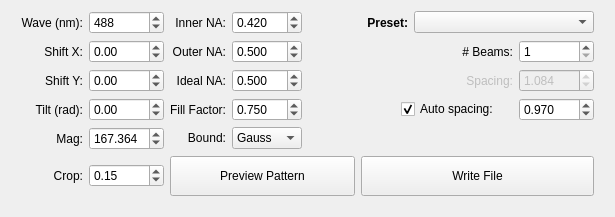
     <widget class="QWidget" name="Generate">
      <attribute name="title">
       <string>Generate</string>
      </attribute>
      <layout class="QGridLayout" name="gridLayout_6">
       <property name="leftMargin">
        <number>21</number>
       </property>
       <property name="rightMargin">
        <number>21</number>
       </property>
       <property name="bottomMargin">
        <number>21</number>
       </property>
       <item row="0" column="0">
        <widget class="QLabel" name="label">
         <property name="text">
          <string>Wave (nm):</string>
         </property>
         <property name="alignment">
          <set>Qt::AlignRight|Qt::AlignTrailing|Qt::AlignVCenter</set>
         </property>
        </widget>
       </item>
       <item row="0" column="1">
        <widget class="QSpinBox" name="wavelengthSpin">
         <property name="minimumSize">
          <size>
           <width>75</width>
           <height>0</height>
          </size>
         </property>
         <property name="specialValueText">
          <string/>
         </property>
         <property name="suffix">
          <string/>
         </property>
         <property name="minimum">
          <number>350</number>
         </property>
         <property name="maximum">
          <number>750</number>
         </property>
         <property name="value">
          <number>488</number>
         </property>
        </widget>
       </item>
       <item row="0" column="2">
        <widget class="QLabel" name="label_2">
         <property name="text">
          <string>Inner NA:</string>
         </property>
         <property name="alignment">
          <set>Qt::AlignRight|Qt::AlignTrailing|Qt::AlignVCenter</set>
         </property>
        </widget>
       </item>
       <item row="0" column="3">
        <widget class="QDoubleSpinBox" name="innerNASpin">
         <property name="minimumSize">
          <size>
           <width>70</width>
           <height>0</height>
          </size>
         </property>
         <property name="maximumSize">
          <size>
           <width>65</width>
           <height>16777215</height>
          </size>
         </property>
         <property name="specialValueText">
          <string/>
         </property>
         <property name="decimals">
          <number>3</number>
         </property>
         <property name="minimum">
          <double>0.100000000000000</double>
         </property>
         <property name="maximum">
          <double>0.640000000000000</double>
         </property>
         <property name="singleStep">
          <double>0.001000000000000</double>
         </property>
         <property name="value">
          <double>0.420000000000000</double>
         </property>
        </widget>
       </item>
       <item row="0" column="4" colspan="2">
        <widget class="QLabel" name="label_16">
         <property name="minimumSize">
          <size>
           <width>100</width>
           <height>0</height>
          </size>
         </property>
         <property name="font">
          <font>
           <weight>75</weight>
           <bold>true</bold>
          </font>
         </property>
         <property name="text">
          <string>Preset:</string>
         </property>
         <property name="alignment">
          <set>Qt::AlignRight|Qt::AlignTrailing|Qt::AlignVCenter</set>
         </property>
        </widget>
       </item>
       <item row="0" column="6" colspan="2">
        <widget class="QComboBox" name="PatternPresetsCombo">
         <property name="minimumSize">
          <size>
           <width>180</width>
           <height>0</height>
          </size>
         </property>
        </widget>
       </item>
       <item row="1" column="0">
        <widget class="QLabel" name="label_8">
         <property name="text">
          <string>Shift X:</string>
         </property>
         <property name="alignment">
          <set>Qt::AlignRight|Qt::AlignTrailing|Qt::AlignVCenter</set>
         </property>
        </widget>
       </item>
       <item row="1" column="2">
        <widget class="QLabel" name="label_3">
         <property name="maximumSize">
          <size>
           <width>16777215</width>
           <height>16777215</height>
          </size>
         </property>
         <property name="text">
          <string>Outer NA:</string>
         </property>
         <property name="alignment">
          <set>Qt::AlignRight|Qt::AlignTrailing|Qt::AlignVCenter</set>
         </property>
        </widget>
       </item>
       <item row="1" column="3">
        <widget class="QDoubleSpinBox" name="outerNASpin">
         <property name="minimumSize">
          <size>
           <width>70</width>
           <height>0</height>
          </size>
         </property>
         <property name="maximumSize">
          <size>
           <width>65</width>
           <height>16777215</height>
          </size>
         </property>
         <property name="specialValueText">
          <string/>
         </property>
         <property name="decimals">
          <number>3</number>
         </property>
         <property name="minimum">
          <double>0.150000000000000</double>
         </property>
         <property name="maximum">
          <double>0.700000000000000</double>
         </property>
         <property name="singleStep">
          <double>0.001000000000000</double>
         </property>
         <property name="value">
          <double>0.500000000000000</double>
         </property>
        </widget>
       </item>
       <item row="1" column="5" colspan="2">
        <widget class="QLabel" name="nBeamsLabel">
         <property name="maximumSize">
          <size>
           <width>16777215</width>
           <height>16777215</height>
          </size>
         </property>
         <property name="text">
          <string># Beams:</string>
         </property>
         <property name="alignment">
          <set>Qt::AlignRight|Qt::AlignTrailing|Qt::AlignVCenter</set>
         </property>
        </widget>
       </item>
       <item row="1" column="7">
        <widget class="QSpinBox" name="nBeamsSpin">
         <property name="minimumSize">
          <size>
           <width>75</width>
           <height>0</height>
          </size>
         </property>
         <property name="maximumSize">
          <size>
           <width>75</width>
           <height>16777215</height>
          </size>
         </property>
         <property name="specialValueText">
          <string/>
         </property>
         <property name="minimum">
          <number>1</number>
         </property>
         <property name="maximum">
          <number>150</number>
         </property>
         <property name="singleStep">
          <number>2</number>
         </property>
        </widget>
       </item>
       <item row="2" column="0">
        <widget class="QLabel" name="label_17">
         <property name="text">
          <string>Shift Y:</string>
         </property>
         <property name="alignment">
          <set>Qt::AlignRight|Qt::AlignTrailing|Qt::AlignVCenter</set>
         </property>
        </widget>
       </item>
       <item row="2" column="5" rowspan="2" colspan="3">
        <widget class="QWidget" name="SpacingWidget" native="true">
         <layout class="QGridLayout" name="gridLayout_5">
          <property name="leftMargin">
           <number>40</number>
          </property>
          <property name="topMargin">
           <number>0</number>
          </property>
          <property name="rightMargin">
           <number>0</number>
          </property>
          <property name="bottomMargin">
           <number>0</number>
          </property>
          <item row="0" column="0">
           <widget class="QLabel" name="label_4">
            <property name="enabled">
             <bool>false</bool>
            </property>
            <property name="text">
             <string>Spacing:</string>
            </property>
            <property name="alignment">
             <set>Qt::AlignRight|Qt::AlignTrailing|Qt::AlignVCenter</set>
            </property>
           </widget>
          </item>
          <item row="2" column="0">
           <widget class="QCheckBox" name="autoSpacingCheckBox">
            <property name="maximumSize">
             <size>
              <width>113</width>
              <height>16777215</height>
             </size>
            </property>
            <property name="toolTip">
             <string>Enabling auto spacing will set the spacing to
factor * wavelength/NA_inner</string>
            </property>
            <property name="text">
             <string>Auto spacing:</string>
            </property>
            <property name="checked">
             <bool>true</bool>
            </property>
           </widget>
          </item>
          <item row="2" column="1">
           <widget class="QDoubleSpinBox" name="fudgeSpin">
            <property name="minimumSize">
             <size>
              <width>75</width>
              <height>0</height>
             </size>
            </property>
            <property name="maximumSize">
             <size>
              <width>75</width>
              <height>16777215</height>
             </size>
            </property>
            <property name="toolTip">
             <string>Enabling auto spacing will set the spacing to
factor * wavelength/NA_inner</string>
            </property>
            <property name="specialValueText">
             <string/>
            </property>
            <property name="decimals">
             <number>3</number>
            </property>
            <property name="minimum">
             <double>0.750000000000000</double>
            </property>
            <property name="maximum">
             <double>1.250000000000000</double>
            </property>
            <property name="singleStep">
             <double>0.001000000000000</double>
            </property>
            <property name="value">
             <double>0.970000000000000</double>
            </property>
           </widget>
          </item>
          <item row="0" column="1">
           <widget class="QDoubleSpinBox" name="spacingSpin">
            <property name="enabled">
             <bool>false</bool>
            </property>
            <property name="minimumSize">
             <size>
              <width>75</width>
              <height>0</height>
             </size>
            </property>
            <property name="maximumSize">
             <size>
              <width>75</width>
              <height>16777215</height>
             </size>
            </property>
            <property name="specialValueText">
             <string/>
            </property>
            <property name="decimals">
             <number>3</number>
            </property>
            <property name="minimum">
             <double>0.001000000000000</double>
            </property>
            <property name="maximum">
             <double>40.000000000000000</double>
            </property>
            <property name="singleStep">
             <double>0.001000000000000</double>
            </property>
            <property name="value">
             <double>1.084000000000000</double>
            </property>
           </widget>
          </item>
         </layout>
        </widget>
       </item>
       <item row="3" column="0">
        <widget class="QLabel" name="label_7">
         <property name="text">
          <string>Tilt (rad):</string>
         </property>
         <property name="alignment">
          <set>Qt::AlignRight|Qt::AlignTrailing|Qt::AlignVCenter</set>
         </property>
        </widget>
       </item>
       <item row="3" column="1">
        <widget class="QDoubleSpinBox" name="tiltSpin">
         <property name="minimumSize">
          <size>
           <width>75</width>
           <height>0</height>
          </size>
         </property>
         <property name="specialValueText">
          <string/>
         </property>
         <property name="decimals">
          <number>2</number>
         </property>
         <property name="minimum">
          <double>-1.500000000000000</double>
         </property>
         <property name="maximum">
          <double>1.500000000000000</double>
         </property>
         <property name="singleStep">
          <double>0.010000000000000</double>
         </property>
         <property name="value">
          <double>0.000000000000000</double>
         </property>
        </widget>
       </item>
       <item row="4" column="0">
        <widget class="QLabel" name="label_10">
         <property name="text">
          <string>Mag:</string>
         </property>
         <property name="alignment">
          <set>Qt::AlignRight|Qt::AlignTrailing|Qt::AlignVCenter</set>
         </property>
        </widget>
       </item>
       <item row="4" column="1">
        <widget class="QDoubleSpinBox" name="magSpin">
         <property name="minimumSize">
          <size>
           <width>75</width>
           <height>0</height>
          </size>
         </property>
         <property name="specialValueText">
          <string/>
         </property>
         <property name="decimals">
          <number>3</number>
         </property>
         <property name="minimum">
          <double>50.000000000000000</double>
         </property>
         <property name="maximum">
          <double>350.000000000000000</double>
         </property>
         <property name="singleStep">
          <double>0.001000000000000</double>
         </property>
         <property name="value">
          <double>167.364000000000004</double>
         </property>
        </widget>
       </item>
       <item row="5" column="0">
        <widget class="QLabel" name="label_15">
         <property name="text">
          <string>Crop:</string>
         </property>
         <property name="alignment">
          <set>Qt::AlignRight|Qt::AlignTrailing|Qt::AlignVCenter</set>
         </property>
        </widget>
       </item>
       <item row="5" column="1">
        <widget class="QDoubleSpinBox" name="cropSpin">
         <property name="minimumSize">
          <size>
           <width>75</width>
           <height>0</height>
          </size>
         </property>
         <property name="specialValueText">
          <string/>
         </property>
         <property name="decimals">
          <number>2</number>
         </property>
         <property name="minimum">
          <double>0.010000000000000</double>
         </property>
         <property name="maximum">
          <double>1.000000000000000</double>
         </property>
         <property name="singleStep">
          <double>0.010000000000000</double>
         </property>
         <property name="value">
          <double>0.150000000000000</double>
         </property>
        </widget>
       </item>
       <item row="5" column="2" colspan="3">
        <widget class="QPushButton" name="previewPatternButton">
         <property name="minimumSize">
          <size>
           <width>0</width>
           <height>40</height>
          </size>
         </property>
         <property name="maximumSize">
          <size>
           <width>16777215</width>
           <height>16777215</height>
          </size>
         </property>
         <property name="text">
          <string>Preview Pattern</string>
         </property>
         <property name="autoDefault">
          <bool>false</bool>
         </property>
         <property name="default">
          <bool>false</bool>
         </property>
         <property name="flat">
          <bool>false</bool>
         </property>
        </widget>
       </item>
       <item row="5" column="5" colspan="3">
        <widget class="QPushButton" name="writeFileButton">
         <property name="minimumSize">
          <size>
           <width>0</width>
           <height>40</height>
          </size>
         </property>
         <property name="text">
          <string>Write File</string>
         </property>
         <property name="autoDefault">
          <bool>false</bool>
         </property>
         <property name="default">
          <bool>false</bool>
         </property>
         <property name="flat">
          <bool>false</bool>
         </property>
        </widget>
       </item>
       <item row="2" column="2" rowspan="3" colspan="2">
        <widget class="QWidget" name="HexWidget" native="true">
         <layout class="QGridLayout" name="gridLayout">
          <property name="leftMargin">
           <number>0</number>
          </property>
          <property name="topMargin">
           <number>0</number>
          </property>
          <property name="rightMargin">
           <number>0</number>
          </property>
          <property name="bottomMargin">
           <number>0</number>
          </property>
          <item row="0" column="0">
           <widget class="QLabel" name="idealNALabel">
            <property name="maximumSize">
             <size>
              <width>16777215</width>
              <height>16777215</height>
             </size>
            </property>
            <property name="text">
             <string>Ideal NA:</string>
            </property>
            <property name="alignment">
             <set>Qt::AlignRight|Qt::AlignTrailing|Qt::AlignVCenter</set>
            </property>
           </widget>
          </item>
          <item row="0" column="1">
           <widget class="QDoubleSpinBox" name="idealNASpin">
            <property name="minimumSize">
             <size>
              <width>70</width>
              <height>0</height>
             </size>
            </property>
            <property name="maximumSize">
             <size>
              <width>65</width>
              <height>16777215</height>
             </size>
            </property>
            <property name="specialValueText">
             <string/>
            </property>
            <property name="decimals">
             <number>3</number>
            </property>
            <property name="minimum">
             <double>0.150000000000000</double>
            </property>
            <property name="maximum">
             <double>0.700000000000000</double>
            </property>
            <property name="singleStep">
             <double>0.001000000000000</double>
            </property>
            <property name="value">
             <double>0.500000000000000</double>
            </property>
           </widget>
          </item>
          <item row="1" column="0">
           <widget class="QLabel" name="hexFillFactorLabel">
            <property name="enabled">
             <bool>true</bool>
            </property>
            <property name="text">
             <string>Fill Factor:</string>
            </property>
            <property name="alignment">
             <set>Qt::AlignRight|Qt::AlignTrailing|Qt::AlignVCenter</set>
            </property>
           </widget>
          </item>
          <item row="1" column="1">
           <widget class="QDoubleSpinBox" name="hexFillFactorSpin">
            <property name="enabled">
             <bool>true</bool>
            </property>
            <property name="minimumSize">
             <size>
              <width>70</width>
              <height>0</height>
             </size>
            </property>
            <property name="maximumSize">
             <size>
              <width>65</width>
              <height>16777215</height>
             </size>
            </property>
            <property name="specialValueText">
             <string/>
            </property>
            <property name="decimals">
             <number>3</number>
            </property>
            <property name="minimum">
             <double>0.010000000000000</double>
            </property>
            <property name="maximum">
             <double>2.000000000000000</double>
            </property>
            <property name="singleStep">
             <double>0.001000000000000</double>
            </property>
            <property name="value">
             <double>0.750000000000000</double>
            </property>
           </widget>
          </item>
          <item row="2" column="0">
           <widget class="QLabel" name="hexBoundLabel">
            <property name="enabled">
             <bool>true</bool>
            </property>
            <property name="text">
             <string>Bound:</string>
            </property>
            <property name="alignment">
             <set>Qt::AlignRight|Qt::AlignTrailing|Qt::AlignVCenter</set>
            </property>
           </widget>
          </item>
          <item row="2" column="1">
           <widget class="QComboBox" name="hexBoundCombo">
            <property name="maximumSize">
             <size>
              <width>76</width>
              <height>16777215</height>
             </size>
            </property>
            <item>
             <property name="text">
              <string>Gauss</string>
             </property>
            </item>
            <item>
             <property name="text">
              <string>Step</string>
             </property>
            </item>
            <item>
             <property name="text">
              <string>None</string>
             </property>
            </item>
           </widget>
          </item>
         </layout>
        </widget>
       </item>
       <item row="1" column="1">
        <widget class="QDoubleSpinBox" name="shiftXSpin">
         <property name="minimumSize">
          <size>
           <width>75</width>
           <height>0</height>
          </size>
         </property>
         <property name="specialValueText">
          <string/>
         </property>
         <property name="minimum">
          <double>-99.000000000000000</double>
         </property>
         <property name="singleStep">
          <double>0.100000000000000</double>
         </property>
        </widget>
       </item>
       <item row="2" column="1">
        <widget class="QDoubleSpinBox" name="shiftYSpin">
         <property name="minimumSize">
          <size>
           <width>75</width>
           <height>0</height>
          </size>
         </property>
         <property name="specialValueText">
          <string/>
         </property>
         <property name="minimum">
          <double>-99.000000000000000</double>
         </property>
         <property name="singleStep">
          <double>0.100000000000000</double>
         </property>
        </widget>
       </item>
      </layout>
     </widget>
